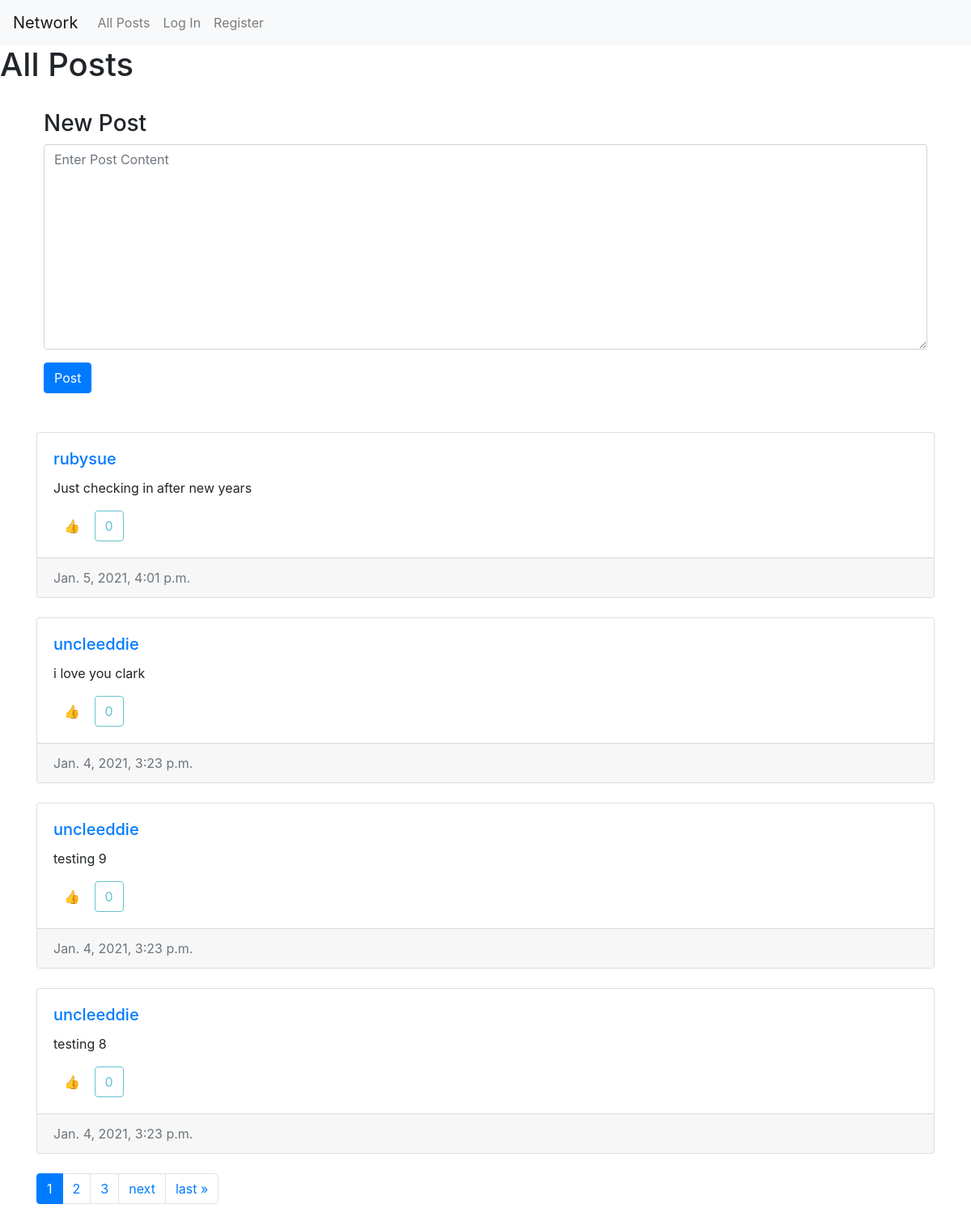
/, run on an earlier commit of the app's database.
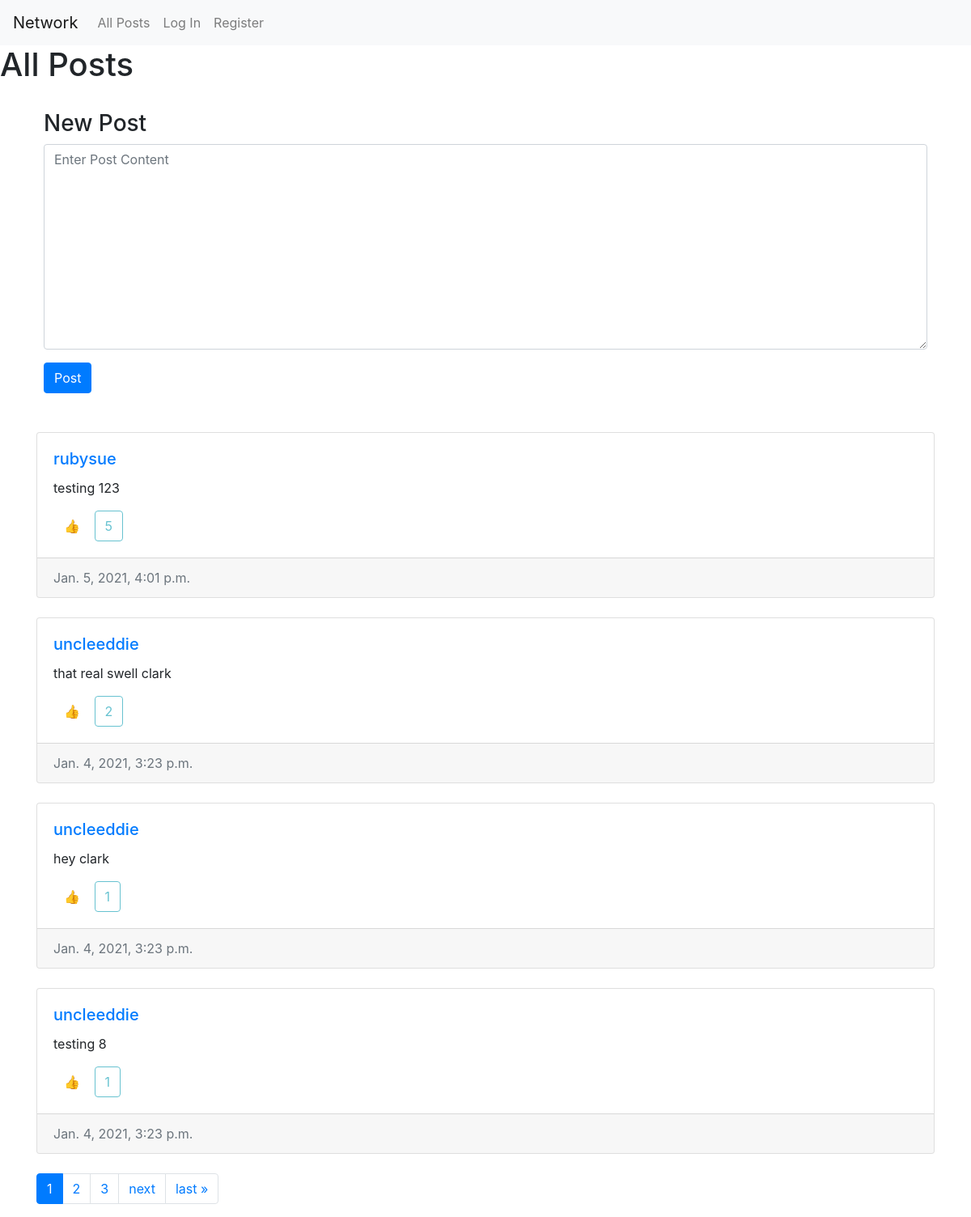
And on a later commit of the database.
### network/models.py (models this page shows, shortened)
class Post(models.Model):
    user = models.ForeignKey(User, on_delete= models.CASCADE, related_name= "posts")
    content = models.TextField(blank=True)
    date_created = models.DateTimeField(auto_now_add=True)
    likers = models.ManyToManyField(User, blank=True, related_name="userslikes")

class User(AbstractUser):
    pass

### network/views.py (the view)
# urls.py: path("", views.index, name="index"),
def index(request):
    posts  = Post.objects.order_by('-date_created')
    likes =[post.likers.filter(username=request.user) for post in posts]
    paginator = Paginator(posts, 4)
    page_number = request.GET.get('page')
    page_obj = paginator.get_page(page_number)
    if request.method == "POST":
        newPost = Post(user = request.user)
        form = PostForm(request.POST, instance = newPost)
        if form.is_valid():
            form.save()
            return HttpResponseRedirect(reverse('index'))
    return render(request, "network/index.html", {
        "form": PostForm(),
        "posts": posts,
        'page_obj': page_obj,
        'likes': likes
    })

### network/forms.py
class PostForm(forms.ModelForm):
    class Meta:
        model = Post
        fields = ['content']
        widgets = {
            'content' :forms.Textarea(attrs={'class':'form-control', 'placeholder':'Enter Post Content'})
        }

### network/templates/network/index.html (shortened to what this page needs)
{% extends "network/layout.html" %}
{% load static %}
{% block body %}
    <h1>All Posts</h1>
    <div class="container w-100 p-4">
        <h3>New Post</h3>
        <form action="{% url 'index' %}" method="POST">
            <div class="form-group">
                {{form.content}}
            </div>
            <input type="submit" class="btn btn-small btn-primary" value="Post">
        </form>
    </div>
    <div class="container mt-4 w-100">
        {%for post in page_obj%}
            <div class="card mb-4">
                <div class="card-body">
                    <h5 class="card-title"><a class="card-link" href="{% url 'profile' post.user %}">{{post.user}}</a></h5>
                    <p class="card-text" id="content{{post.id}}">{{post.content}}</p>
                    <div class="actions">
                        <div class="like-containter">
                            {% if request.user in post.likers.all%}
                            <button data-id="{{post.id}}" class="likebtn like{{post.id}} btn btn-small">👎</button>
                            {% else %}
                            <button data-id="{{post.id}}" class="likebtn like{{post.id}} btn btn-small">👍</button>
                            {% endif %}
                            <button type="button" disabled class="likecounter{{post.id}} btn btn-small btn-outline-info">{{post.likers.all.count}}</button>
                        </div>
                    </div>
                </div>
                <div class="card-footer text-muted">
                    {{post.date_created}}
                </div>
            </div>
        {% endfor %}
        <nav class="pagination" aria-label="Page navigation">
            <ul class="step-links pagination">
                {% for num in page_obj.paginator.page_range %}
                    {% if page_obj.number == num %}
                        <li class="page-item active"><a class="page-link" href="?page={{num}}">{{num}}</a></li>
                    {% elif num > page_obj.number|add:'-3' and page_obj.number|add:'3' > num %}
                        <li class="page-item"><a class="page-link" href="?page={{num}}">{{num}}</a></li>
                    {% endif %}
                {% endfor %}
                {% if page_obj.has_next %}
                <li class="page-item"><a class="page-link" href="?page={{page_obj.next_page_number}}">next</a></li>
                <li class="page-item"><a class="page-link" href="?page={{page_obj.paginator.num_pages}}">last &raquo;</a></li>
                {% endif %}
            </ul>
        </nav>
    </div>
{% endblock %}

### network/templates/network/layout.html (shortened to what this page needs)
{% load static %}
<!DOCTYPE html>
<html lang="en">
    <head>
        <link rel="stylesheet" href="https://stackpath.bootstrapcdn.com/bootstrap/4.4.1/css/bootstrap.min.css">
        <link href="{% static 'network/styles.css' %}" rel="stylesheet">
    </head>
    <body>
        <nav class="navbar navbar-expand-lg navbar-light bg-light">
            <a class="navbar-brand" href="#">Network</a>
            <div>
              <ul class="navbar-nav mr-auto">
                <li class="nav-item">
                  <a class="nav-link" href="{% url 'index' %}">All Posts</a>
                </li>
                {% if user.is_authenticated %}
                    <li class="nav-item">
                        <a class="nav-link" href="{% url 'following' %}">Following</a>
                    </li>
                    <li class="nav-item">
                        <a class="nav-link" href="{% url 'logout' %}">Log Out</a>
                    </li>
                {% else %}
                    <li class="nav-item">
                        <a class="nav-link" href="{% url 'login' %}">Log In</a>
                    </li>
                    <li class="nav-item">
                        <a class="nav-link" href="{% url 'register' %}">Register</a>
                    </li>
                {% endif %}
              </ul>
            </div>
          </nav>
        <div class="body">
            {% block body %}
            {% endblock %}
        </div>
    </body>
</html>

### network/static/network/styles.css (style rules this page uses)
.actions { display:flex; flex-direction: column; justify-content: space-between; align-items: flex-start; }

What changed in the data, as far as the page shows it:
changed Post "rubysue": content "Just checking in after new years" → "testing 123"; likers.all.count "0" → "5"
changed Post: content "i love you clark" → "that real swell clark"; likers.all.count "0" → "2"
changed Post: content "testing 9" → "hey clark"; likers.all.count "0" → "1"
computed for Post "testing 8": likers.all.count "0" → "1"
